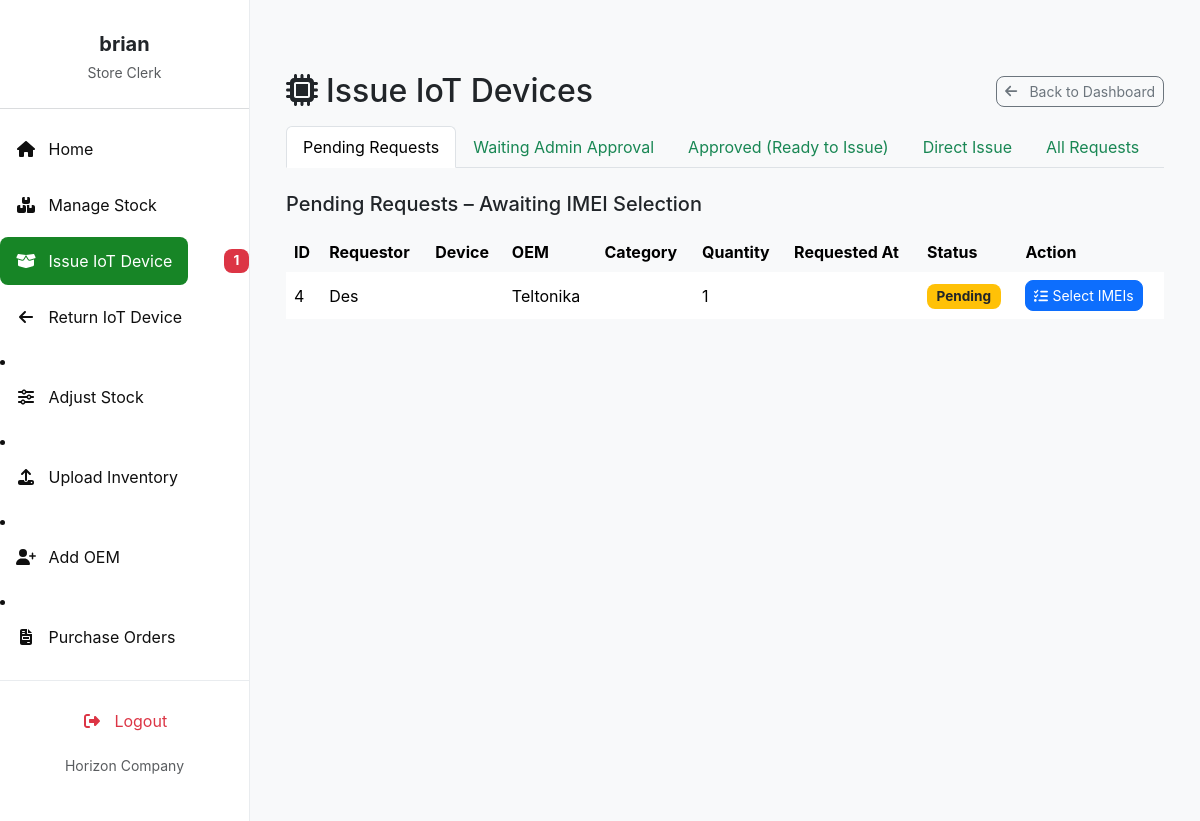
Before: /issue_device/ (signed in) with the older database file.
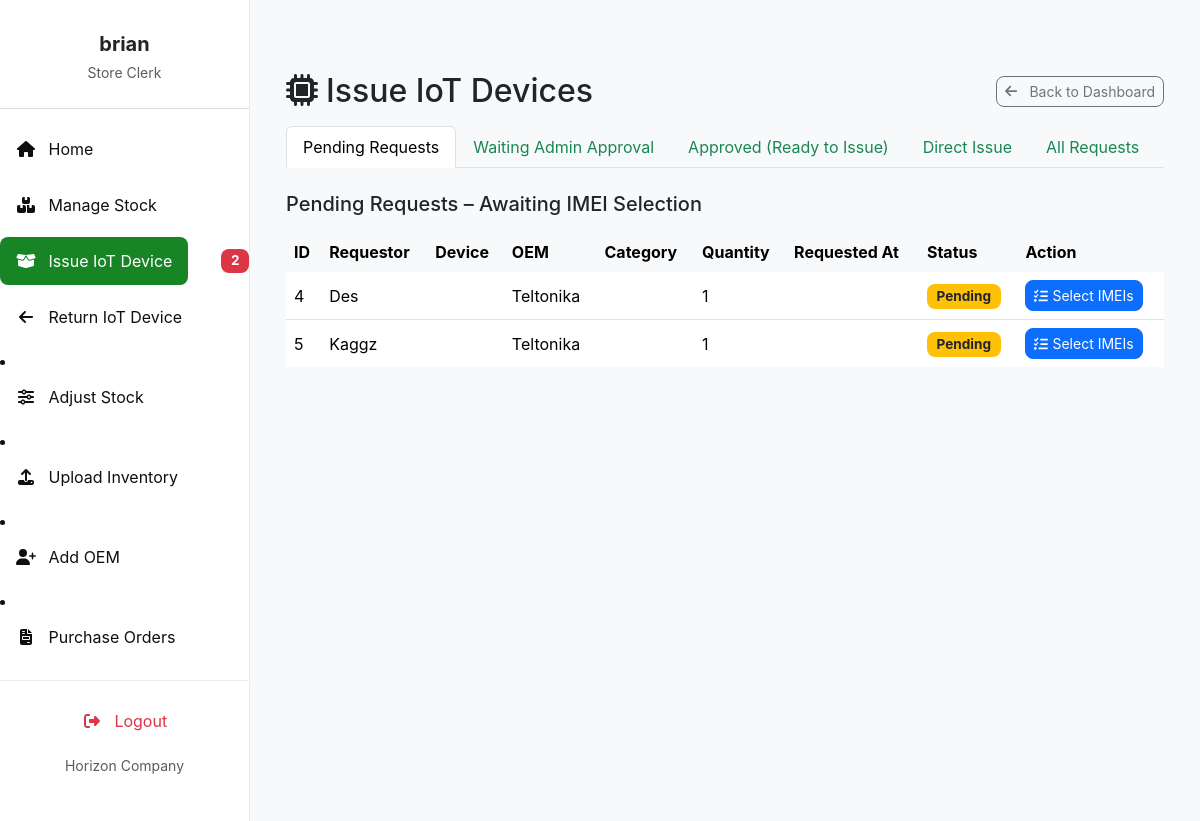
After: the same page with the newer database file.
### invent/models.py (models this page shows, shortened)
class DeviceRequest(models.Model):
    device = models.ForeignKey(
        "Device", on_delete=models.CASCADE, related_name="requests"
    )
    imei_no = models.CharField(
        max_length=50, null=True, blank=True)  # existing — keep it
    imei_obj = models.ForeignKey(
        'DeviceIMEI',
        null=True,
        blank=True,
        on_delete=models.SET_NULL,
        related_name='device_requests'
    )
    requestor = models.ForeignKey(
        User, on_delete=models.CASCADE, related_name="device_requests"
    )
    client = models.ForeignKey(
        "Client",
        on_delete=models.CASCADE,
        related_name="client_requests",
        null=True,
        blank=True
    )
    branch = models.ForeignKey(
        Branch, on_delete=models.SET_NULL, null=True, blank=True, related_name="requests"
    )
    country = models.ForeignKey(
        Country, on_delete=models.SET_NULL, null=True, blank=True
    )
    imei_no = models.CharField(max_length=50, null=True, blank=True)  # ✅ NEW
    quantity = models.PositiveIntegerField(default=1)
    reason = models.TextField(blank=True, null=True)
    application_date = models.DateField(default=timezone.now)
    STATUS_CHOICES = [
        ('Pending', 'Pending'),
        ('Approved', 'Approved'),
        ('Issued', 'Issued'),
        ('Rejected', 'Rejected'),
        ('Cancelled', 'Cancelled'),
        ('Partially Returned', 'Partially Returned'),
        ('Fully Returned', 'Fully Returned'),
    ]
    status = models.CharField(
        max_length=20, choices=STATUS_CHOICES, default='Pending'
    )
    date_requested = models.DateTimeField(auto_now_add=True)
    date_issued = models.DateTimeField(null=True, blank=True)
    returned_quantity = models.PositiveIntegerField(default=0)
    _original_status = None
    def __init__(self, *args, **kwargs):
        super().__init__(*args, **kwargs)
        self._original_status = self.status

class Device(models.Model):
    STATUS_CHOICES = (
        ('available', 'Available'),
        ('issued', 'Issued'),
        ('returned', 'Returned'),
        ('faulty', 'Faulty'),
    )
    name = models.CharField(max_length=255)
    oem = models.ForeignKey(
        OEM,
        on_delete=models.SET_NULL,
        null=True,
        blank=False,
        related_name='devices'
    )
    product_id = models.CharField(max_length=30, blank=True)
    total_quantity = models.PositiveIntegerField(default=1)
    quantity_issued = models.PositiveIntegerField(default=0)
    imei_no = models.CharField(
        max_length=50, unique=True, null=True, blank=True)
    serial_no = models.CharField(
        max_length=50, unique=True, null=True, blank=True)
    mac_address = models.CharField(
        max_length=50, unique=True, null=True, blank=True)
    category = models.CharField(
        max_length=100, blank=True, help_text="e.g. Laptop or Router")
    manufacturer = models.CharField(max_length=100, blank=True)
    description = models.TextField(blank=True)
    selling_price = models.DecimalField(
        max_digits=10, decimal_places=2, null=True, blank=True)
    currency = models.CharField(
        max_length=10, choices=CURRENCY_CHOICES, default='USD')
    branch = models.ForeignKey(
        Branch, on_delete=models.SET_NULL, null=True, blank=True)
    country = models.ForeignKey(
        Country, on_delete=models.SET_NULL, null=True, blank=True)
    status = models.CharField(
        max_length=20, choices=STATUS_CHOICES, default='available')
    class Meta:
        permissions = [
            ("can_issue_item", "Can issue device to client"),
            ("can_return_item", "Can record device returns"),
        ]

class OEM(models.Model):  # Formerly Supplier
    name = models.CharField(max_length=100, unique=True)
    contact_person = models.CharField(max_length=100, blank=True)
    phone_email = models.CharField(max_length=100, blank=True)
    address = models.CharField(max_length=255, blank=True)

### invent/views.py (the view, shortened to what this page needs)
# urls.py: path('issue_device/', views.issue_device, name='issue_device'),
@login_required
@permission_required('invent.can_issue_item', raise_exception=True)
def issue_device(request):
    user = request.user
    available_devices = Device.objects.filter(status='available')
    clients = Client.objects.all()
    pending_requests = DeviceRequest.objects.filter(status='Pending').select_related('device', 'client', 'requestor')
    waiting_requests = DeviceRequest.objects.filter(status='Waiting Approval').select_related('device', 'client', 'requestor')
    approved_requests = DeviceRequest.objects.filter(status='Approved').select_related('device', 'client', 'requestor')
    all_requests = DeviceRequest.objects.all().select_related('device', 'client', 'requestor')
    context = {
        'available_devices': available_devices,
        'clients': clients,
        'pending_requests': pending_requests,
        'waiting_requests': waiting_requests,
        'approved_requests': approved_requests,
        'all_requests': all_requests,
    }
    return render(request, 'invent/issue_device.html', context)

### invent/context_processors.py (called while the page is built)
def pending_requests_count(request):
    count = 0  # Default to 0
    if request.user.is_authenticated:
        if request.user.has_perm('invent.can_issue_device'):
            count = DeviceRequest.objects.filter(status='Pending').count()
    return {'pending_requests_count_for_sidebar': count}

def user_branch(request):
    branch = None
    try:
        if request.user.is_authenticated:
            profile = getattr(request.user, 'profile', None)
            branch = getattr(profile, 'branch', None)
    except Exception:
        branch = None
    return {'user_branch': branch}

### invent/templates/invent/issue_device.html (shortened to what this page needs)
{% extends 'invent/base_store_clerk.html' %}
{% load static %}
{% block extra_css %}
<link href="https://cdn.jsdelivr.net/npm/select2@4.1.0-rc.0/dist/css/select2.min.css" rel="stylesheet" />
{% endblock %}
{% block content %}
<div class="container mt-4">
    <div class="d-flex justify-content-between align-items-center mb-3">
        <h2 class="mb-0"><i class="fas fa-microchip me-2"></i>Issue IoT Devices</h2>
        <a href="{% url 'store_clerk_dashboard' %}" class="btn btn-outline-secondary btn-sm">
            <i class="fas fa-arrow-left me-2"></i> Back to Dashboard
        </a>
    </div>
    <ul class="nav nav-tabs mb-4" id="deviceIssueTabs" role="tablist">
        <li class="nav-item"><button class="nav-link active" data-bs-toggle="tab" data-bs-target="#pending">Pending Requests</button></li>
        <li class="nav-item"><button class="nav-link" data-bs-toggle="tab" data-bs-target="#waiting">Waiting Admin Approval</button></li>
        <li class="nav-item"><button class="nav-link" data-bs-toggle="tab" data-bs-target="#approved">Approved (Ready to Issue)</button></li>
        <li class="nav-item"><button class="nav-link" data-bs-toggle="tab" data-bs-target="#direct">Direct Issue</button></li>
        <li class="nav-item"><button class="nav-link" data-bs-toggle="tab" data-bs-target="#all">All Requests</button></li>
    </ul>
    <div class="tab-content">
        <div class="tab-pane fade show active" id="pending">
            <h5 class="mb-3">Pending Requests – Awaiting IMEI Selection</h5>
            {% if pending_requests %}
            <div class="table-responsive">
                <table class="table table-hover align-middle">
                    <thead class="table-light">
                        <tr>
                            <th>ID</th>
                            <th>Requestor</th>
                            <th>Device</th>
                            <th>OEM</th>
                            <th>Category</th>
                            <th>Quantity</th>
                            <th>Requested At</th>
                            <th>Status</th>
                            <th>Action</th>
                        </tr>
                    </thead>
                    <tbody>
                        {% for req in pending_requests %}
                        <tr>
                            <td>{{ req.id }}</td>
                            <td>{{ req.requestor.username }}</td>
                            <td>{{ req.device.device_name }}</td>
                            <td>{{ req.device.oem.name }}</td>
                            <td>{{ req.device.category.name }}</td>
                            <td>{{ req.quantity }}</td>
                            <td>{{ req.created_at|date:"Y-m-d H:i" }}</td>
                            <td><span class="badge bg-warning text-dark">{{ req.status }}</span></td>
                            <td>
                                <a href="{% url 'select_imeis' req.id %}" class="btn btn-sm btn-primary">
                                    <i class="fas fa-list-check me-1"></i>Select IMEIs
                                </a>
                            </td>
                        </tr>
                        {% endfor %}
                    </tbody>
                </table>
            </div>
            {% else %}
                <p class="text-muted">No pending requests at the moment.</p>
            {% endif %}
        </div>
    </div>
</div>
{% endblock %}

### invent/templates/invent/base_store_clerk.html (shortened to what the changed rows need)
<!DOCTYPE html>
<html lang="en">
<head>
    <link href="https://cdn.jsdelivr.net/npm/bootstrap@5.3.3/dist/css/bootstrap.min.css" rel="stylesheet">
    <link href="https://cdnjs.cloudflare.com/ajax/libs/font-awesome/6.4.0/css/all.min.css" rel="stylesheet">
    <link href="https://cdn.jsdelivr.net/npm/select2@4.1.0-rc.0/dist/css/select2.min.css" rel="stylesheet" />
    <link href="https://cdn.jsdelivr.net/npm/select2-bootstrap-5-theme@1.3.0/dist/select2-bootstrap-5-theme.min.css" rel="stylesheet" />
    {% block extra_css %}{% endblock %}
</head>
<body>
    <nav id="sidebarMenu" class="sidebar-wrapper collapse d-md-block">
        <div class="sidebar-content">
            <ul class="nav flex-column">
                <li class="nav-item mb-2 d-flex justify-content-between align-items-center">
                    <a class="nav-link {% if request.resolver_match.url_name == 'issue_device' %}active{% endif %}" href="{% url 'issue_device' %}">
                        <i class="fas fa-fw fa-box-open me-2"></i> Issue IoT Device
                    </a>
                        {% if pending_requests_count_for_sidebar > 0 %}
                        <span class="badge bg-danger ms-2">{{ pending_requests_count_for_sidebar }}</span>
                        {% endif %}
                </li>
            </ul>
        </div>
    </nav>
    <main class="main-content">
        {% block content %}{% endblock %}
    </main>
</body>
</html>

Changed rows visible on the page:
added DeviceRequest: id "5", requestor.username "Kaggz", device.oem.name "Teltonika", quantity "1", status "Pending"
Other visible differences:
{{ pending_requests_count_for_sidebar }}: "1" → "2"
